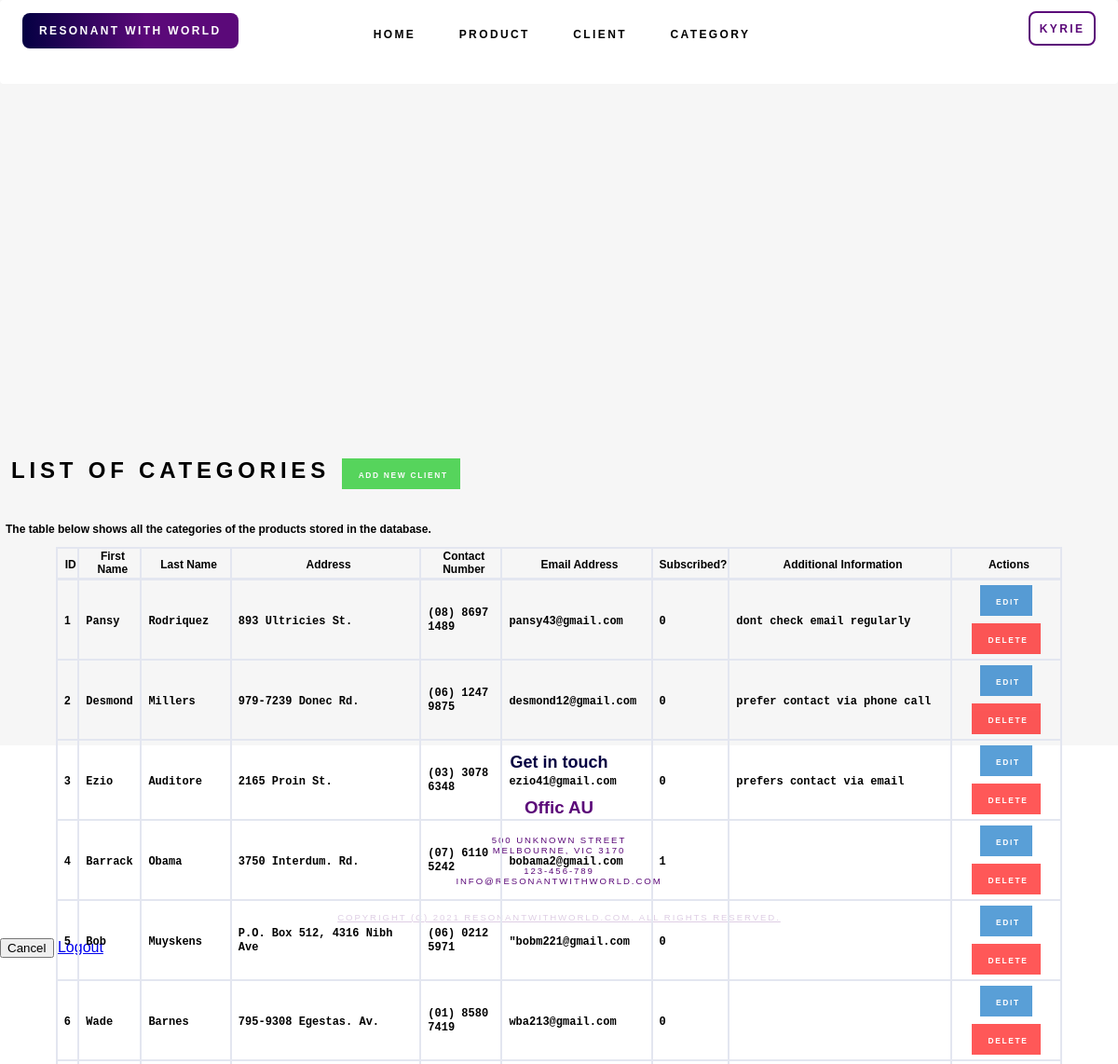
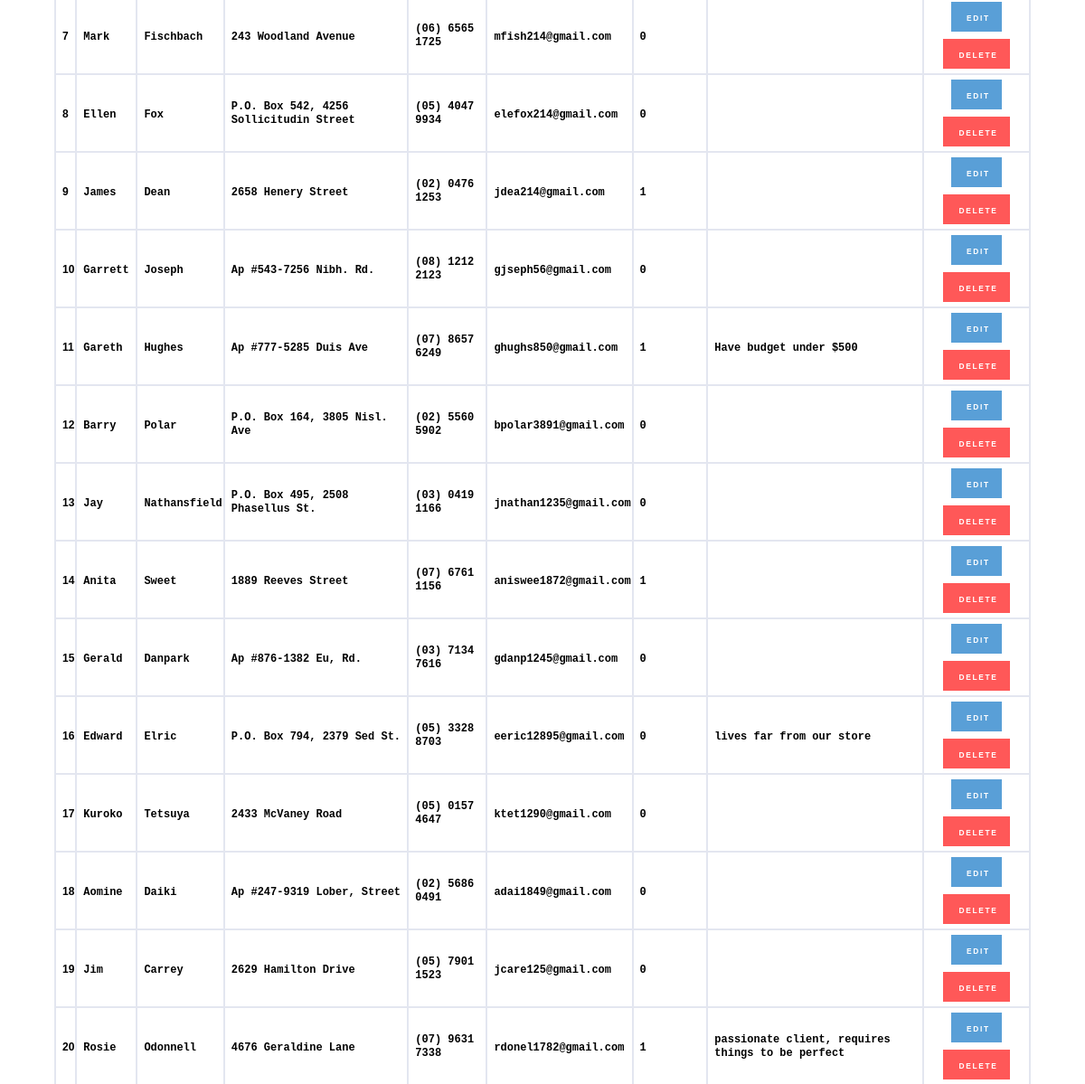
/client.php (signed in), run on the app's committed database (2 pictures, top to bottom).
### tables this page shows
CREATE TABLE `users` (
  `id` int(11) NOT NULL,
  `username` varchar(64) NOT NULL,
  `password` varchar(64) NOT NULL,
  `email` varchar(255) NOT NULL 
);

CREATE TABLE `client` (
  `client_id` int(11) NOT NULL,
  `client_fname` varchar(255) NOT NULL,
  `client_lname` varchar(255) NOT NULL,
  `client_address` varchar(255) NOT NULL,
  `client_phone` varchar(16) NOT NULL,
  `client_email` varchar(255) NOT NULL,
  `client_subscribed` tinyint(1) NOT NULL,
  `client_other_information` text DEFAULT NULL
);

### connection.php (called while the page is built)
<?php session_start();
$db_host = "localhost";
$db_username = "fit2104";
$db_passwd = "fit2104";
$db_name = "fit2104_assignment2";
$dsn = "mysql:host=$db_host;dbname=$db_name";
$dbh = new PDO($dsn,$db_username,$db_passwd);
$PAGE_ALLOWGUEST = isset($PAGE_ALLOWGUEST) ? $PAGE_ALLOWGUEST : false;
if (!isset($PAGE_ID) || $PAGE_ID !== 'login') {
    if (!isset($_SESSION['user_id'])) {
        $_SESSION['referer'] = $_SERVER['PHP_SELF'];
        if (!$PAGE_ALLOWGUEST) {
            header("Location: login.php");
            exit();
        }
    } else {
        $user_stmt = $dbh->prepare("SELECT * FROM `users` WHERE `id` = ?");
        if ($user_stmt->execute([$_SESSION['user_id']]) && $user_stmt->rowCount() == 1) {
            $user = $user_stmt->fetchObject();
            $PAGE_USERNAME = $user->username;
        } else {
            session_destroy();
            header("Location: login.php?action=error&message=" . urlencode('It seems your account is being invalidated. Please contact administrator for more information.'));
            exit();
        }
    }
}

### client.php (the view, shortened to what this page needs)
<?php
$PAGE_ID = "client";
require('TopMenu.php'); ?>
<section id="one">
    <div id = page-body>
            <h2 class = 'title-text'>List of Categories
                <a href="client_add.php" class = 'add-button'>
                <span class="button-text text-align-right">Add New Client</span>
                </a>
            </h2><br>
            <p class = 'text'>The table below shows all the categories of the products stored in the database.</p>
        <?php $clients = $dbh->prepare("SELECT * FROM `client`");
                    if ($clients->execute() && $clients->rowCount() > 0): ?>
                        <table class = 'center table-bordered' width="90%" cellspacing="0">
                            <thead>
                            <tr>
                                <th><span class = 'text'>ID</span></th>
                                <th><span class = 'text'>First Name</span></th>
                                <th><span class = 'text'>Last Name</span></th>
                                <th><span class = 'text'>Address</span></th>
                                <th><span class = 'text'>Contact Number</span></th>
                                <th><span class = 'text'>Email Address</span></th>
                                <th><span class = 'text'>Subscribed?</span></th>
                                <th><span class = 'text'>Additional Information</span></th>
                                <th><span class = 'text'>Actions</span></th>
                            </tr>
                            </thead>
                            <tbody>
                            <?php while ($client = $clients->fetchObject()): ?>
                                <tr>
                                    <td><span class = 'text'><?= $client->client_id ?></span></td>
                                    <td><span class = 'text'><code><?= $client->client_fname ?></code></span></td>
                                    <td><span class = 'text'><code><?= $client->client_lname ?></code></span></td>
                                    <td><span class = 'text'><code><?= $client->client_address ?></code></span></td>
                                    <td><span class = 'text'><code><?= $client->client_phone ?></code></span></td>
                                    <td><span class = 'text'><code><?= $client->client_email ?></code></span></td>
                                    <td><span class = 'text'><code><?= $client->client_subscribed ?></code></span></td>
                                    <td><span class = 'text'><code><?= $client->client_other_information ?></code></span></td>
                                    <td align = 'center'>
                                            <a class="edit-button" href="client_edit.php?id=<?= $client->client_id ?>" ><span class = 'button-text'>Edit</span></a>
                                            <button type="submit" class = 'delete-button' name="client_id" value="<?= $client->client_id ?>"><span class = 'button-text'>Delete</span></button>
                                    </td>
                                </tr>
                            <?php endwhile; ?>
                            </tbody>
                        </table>
                    <?php else: ?>
                        <p class="mb-4">There are no other client information in the database. </p>
                    <?php endif; ?>
    </div>
</section>
    <?php require('Footer.php'); ?>

### TopMenu.php (shortened to what this page needs)
<?php
require('connection.php');
?>
<!DOCTYPE html>
<html lang="en">
<head>
    <link rel="stylesheet" href= "./css/style.css" />
</head>
<body>
    <section id="header-wrapper">
        <div id="header" class="container">
            <div id="menu">
                <li class="logo"><a href="index.php">Resonant with world</a></li>
                <ul>
                    <li <?= ($PAGE_ID == 'home') ? ' active' : '' ?>"><a href="index.php" >Home</a></li>
                    <li <?= ($PAGE_ID == 'products') ? ' active' : '' ?>"><a href="products.php" >Product</a></li>
                    <li <?= ($PAGE_ID == 'clients' ) ? ' active' : '' ?>"><a href="client.php" >Client</a></li>
                    <li <?= ($PAGE_ID == 'category' ) ? ' active' : '' ?>"><a href="category.php" >Category</a></li>
                </ul>
                <?php if (empty($PAGE_USERNAME)): ?>
                        <li class="nav-item">
                            <a class="nav-link" href="login.php">
                                Login
                            </a>
                        </li>
                    <?php else: ?>
                        <li class="nav-item">
                            <a class="nav-link" href="#" data-toggle="modal" data-target="#logoutModal">
                               <?= $PAGE_USERNAME ?>
                            </a>
                        </li>
                    <?php endif; ?>
            </div>
    </section>

### css/style.css (style rules this page uses)
html, body { height: 100%; }
body { margin: 0px; padding: 0px; font-family: 'Rubik', sans-serif; font-weight: 400; color: #000000; }
ul { margin-top: 0; padding: 0; list-style: none; }
#menu { position: fixed; left: 0; right: 0; background: white; border-radius: 4px; z-index: 3; }
#menu ul { text-align: center; }
#menu li { display: inline-block; }
#menu li a { display: inline-block; margin-left: 0.50em; padding: 1em 1.5em; letter-spacing: 0.20em; text-decoration: none; font-size: 1vw; font-weight: 600; text-transform: uppercase; outline: 0; color: black; }
#menu .logo a { background: rgb(4,0,66); background: linear-gradient(90deg, rgba(4,0,66,1) 0%, rgba(91,9,121,1) 57%); border-radius: 8px; color: #FFF; position: absolute; margin-left: 2em; }
#one { height: 100vh; width: 100%; background: rgb(246, 246, 246); }
#menu .nav-item a { border:2px solid rgba(91,9,121,1); color: rgba(91,9,121,1); border-radius: 8px; position: absolute; right: 2em; top: 1em; padding: 0.8vw; }
.table-bordered { border: 1px solid #e3e6f0; }
.table-bordered th, .table-bordered td { border: 1px solid #e3e6f0; }
.table-bordered thead th, .table-bordered thead td { border-bottom-width: 2px; }
.text-align-right { text-align: right; }
.button-text { font-family: 'Rubik', sans-serif; display: inline-block; margin-left: 0.50em; letter-spacing: 0.20em; text-decoration: none; font-size: 0.7vw; font-weight: 600; text-transform: uppercase; outline: 0; color: white; }
.title-text { font-family: 'Rubik', sans-serif; display: inline-block; margin-left: 0.50em; letter-spacing: 0.20em; text-decoration: none; font-size: 24px; font-weight: 600; text-transform: uppercase; outline: 0; color: rgb(0, 0, 0); }
.text { font-family: 'Rubik', sans-serif; margin-left: 0.50em; display: inline-block; text-decoration: none; font-size: 1vw; font-weight: 600; outline: 0; color: rgb(0, 0, 0); }
#page-body { position: absolute; top: 20%; left: 0; right: 0; font-family: 'Rubik', sans-serif; }
.delete-button { background-color: #ff0000; border: none; color: white; padding: 9px 13px; text-align: center; font-size: 13px; margin: 4px 2px; opacity: 0.65; transition: 0.3s; display: inline-block; text-decoration: none; cursor: pointer; }
.add-button { background-color: #02c20b; border: none; color: white; padding: 9px 13px; text-align: center; font-size: 13px; margin: 4px 2px; opacity: 0.65; transition: 0.3s; display: inline-block; text-decoration: none; cursor: pointer; }
.edit-button { background-color: #026cc2; border: none; color: white; padding: 9px 13px; text-align: center; font-size: 13px; margin: 4px 2px; opacity: 0.65; transition: 0.3s; display: inline-block; text-decoration: none; cursor: pointer; }
.center { margin-left: auto; margin-right: auto; }

### data on the page
users: username "KYRIE"
client: client_id "1", client_fname "Pansy", client_lname "Rodriquez", client_address "893 Ultricies St.", client_phone "(08) 8697 1489", client_email "pansy43@gmail.com", client_subscribed "0", client_other_information "dont check email regularly"
client: client_id "2", client_fname "Desmond", client_lname "Millers", client_address "979-7239 Donec Rd.", client_phone "(06) 1247 9875", client_email "desmond12@gmail.com", client_subscribed "0", client_other_information "prefer contact via phone call"
client: client_id "3", client_fname "Ezio", client_lname "Auditore", client_address "2165 Proin St.", client_phone "(03) 3078 6348", client_email "ezio41@gmail.com", client_subscribed "0", client_other_information "prefers contact via email"
client: client_id "4", client_fname "Barrack", client_lname "Obama", client_address "3750 Interdum. Rd.", client_phone "(07) 6110 5242", client_email "bobama2@gmail.com", client_subscribed "1"
client: client_id "5", client_fname "Bob", client_lname "Muyskens", client_address "P.O. Box 512, 4316 Nibh Ave", client_phone "(06) 0212 5971", client_email "\"bobm221@gmail.com", client_subscribed "0"
client: client_id "6", client_fname "Wade", client_lname "Barnes", client_address "795-9308 Egestas. Av.", client_phone "(01) 8580 7419", client_email "wba213@gmail.com", client_subscribed "0"
client: client_id "7", client_fname "Mark", client_lname "Fischbach", client_address "243 Woodland Avenue", client_phone "(06) 6565 1725", client_email "mfish214@gmail.com", client_subscribed "0"
client: client_id "8", client_fname "Ellen", client_lname "Fox", client_address "P.O. Box 542, 4256 Sollicitudin Street", client_phone "(05) 4047 9934", client_email "elefox214@gmail.com", client_subscribed "0"
client: client_id "9", client_fname "James", client_lname "Dean", client_address "2658 Henery Street", client_phone "(02) 0476 1253", client_email "jdea214@gmail.com", client_subscribed "1"
client: client_id "10", client_fname "Garrett", client_lname "Joseph", client_address "Ap #543-7256 Nibh. Rd.", client_phone "(08) 1212 2123", client_email "gjseph56@gmail.com", client_subscribed "0"
client: client_id "11", client_fname "Gareth", client_lname "Hughes", client_address "Ap #777-5285 Duis Ave", client_phone "(07) 8657 6249", client_email "ghughs850@gmail.com", client_subscribed "1", client_other_information "Have budget under $500"
client: client_id "12", client_fname "Barry", client_lname "Polar", client_address "P.O. Box 164, 3805 Nisl. Ave", client_phone "(02) 5560 5902", client_email "bpolar3891@gmail.com", client_subscribed "0"
client: client_id "13", client_fname "Jay", client_lname "Nathansfield", client_address "P.O. Box 495, 2508 Phasellus St.", client_phone "(03) 0419 1166", client_email "jnathan1235@gmail.com", client_subscribed "0"
client: client_id "14", client_fname "Anita", client_lname "Sweet", client_address "1889 Reeves Street", client_phone "(07) 6761 1156", client_email "aniswee1872@gmail.com", client_subscribed "1"
client: client_id "15", client_fname "Gerald", client_lname "Danpark", client_address "Ap #876-1382 Eu, Rd.", client_phone "(03) 7134 7616", client_email "gdanp1245@gmail.com", client_subscribed "0"
client: client_id "16", client_fname "Edward", client_lname "Elric", client_address "P.O. Box 794, 2379 Sed St.", client_phone "(05) 3328 8703", client_email "eeric12895@gmail.com", client_subscribed "0", client_other_information "lives far from our store"
client: client_id "17", client_fname "Kuroko", client_lname "Tetsuya", client_address "2433 McVaney Road", client_phone "(05) 0157 4647", client_email "ktet1290@gmail.com", client_subscribed "0"
client: client_id "18", client_fname "Aomine", client_lname "Daiki", client_address "Ap #247-9319 Lober, Street", client_phone "(02) 5686 0491", client_email "adai1849@gmail.com", client_subscribed "0"
client: client_id "19", client_fname "Jim", client_lname "Carrey", client_address "2629 Hamilton Drive", client_phone "(05) 7901 1523", client_email "jcare125@gmail.com", client_subscribed "0"
client: client_id "20", client_fname "Rosie", client_lname "Odonnell", client_address "4676 Geraldine Lane", client_phone "(07) 9631 7338", client_email "rdonel1782@gmail.com", client_subscribed "1", client_other_information "passionate client, requires things to be perfect"
